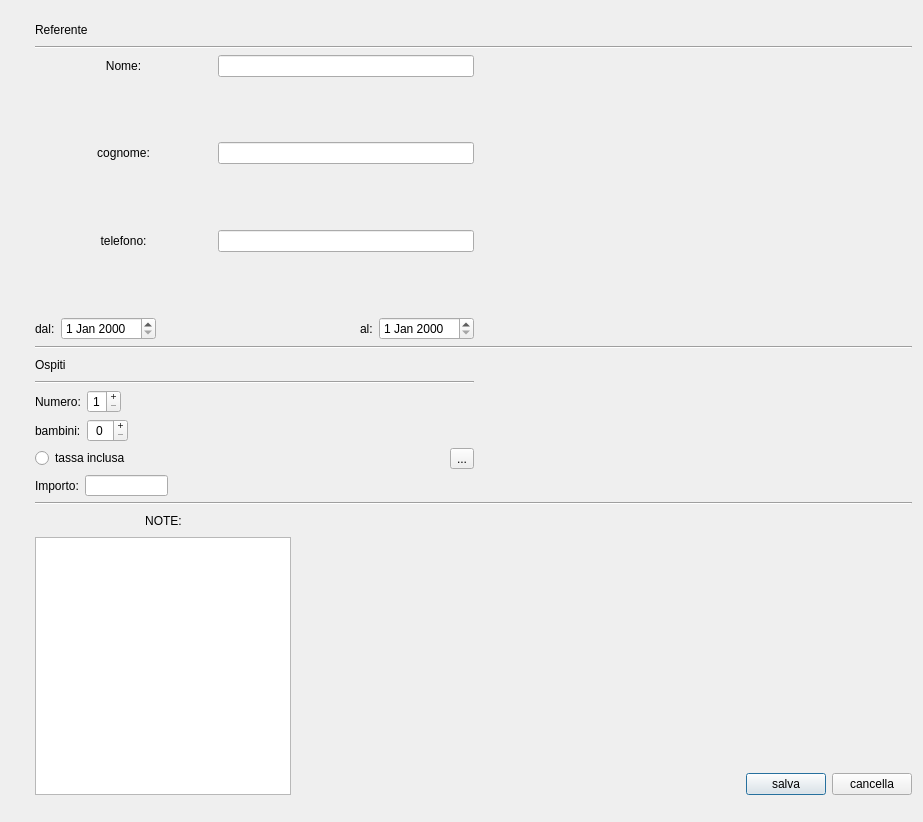
<?xml version="1.0" encoding="UTF-8"?>
<ui version="4.0">
 <class>Dialog</class>
 <widget class="QDialog" name="Dialog">
  <property name="geometry">
   <rect>
    <x>0</x>
    <y>0</y>
    <width>923</width>
    <height>822</height>
   </rect>
  </property>
  <property name="windowTitle">
   <string>Dialog</string>
  </property>
  <layout class="QGridLayout" name="gridLayout">
   <property name="leftMargin">
    <number>35</number>
   </property>
   <property name="topMargin">
    <number>20</number>
   </property>
   <property name="bottomMargin">
    <number>27</number>
   </property>
   <item row="0" column="0">
    <layout class="QVBoxLayout" name="verticalLayout_2">
     <item>
      <layout class="QHBoxLayout" name="horizontalLayout_5">
       <item>
        <widget class="QLabel" name="label_6">
         <property name="text">
          <string>Referente</string>
         </property>
        </widget>
       </item>
       <item>
        <spacer name="horizontalSpacer_2">
         <property name="orientation">
          <enum>Qt::Horizontal</enum>
         </property>
         <property name="sizeHint" stdset="0">
          <size>
           <width>40</width>
           <height>20</height>
          </size>
         </property>
        </spacer>
       </item>
      </layout>
     </item>
     <item>
      <widget class="Line" name="line">
       <property name="orientation">
        <enum>Qt::Horizontal</enum>
       </property>
      </widget>
     </item>
    </layout>
   </item>
   <item row="1" column="0">
    <layout class="QHBoxLayout" name="horizontalLayout_20">
     <item>
      <layout class="QVBoxLayout" name="verticalLayout">
       <item>
        <layout class="QHBoxLayout" name="horizontalLayout_2">
         <item>
          <widget class="QLabel" name="label">
           <property name="text">
            <string>Nome:</string>
           </property>
           <property name="alignment">
            <set>Qt::AlignCenter</set>
           </property>
           <property name="buddy">
            <cstring>lineEdit_4</cstring>
           </property>
          </widget>
         </item>
         <item>
          <widget class="QLineEdit" name="lineEdit_4">
           <property name="minimumSize">
            <size>
             <width>256</width>
             <height>21</height>
            </size>
           </property>
           <property name="maximumSize">
            <size>
             <width>21</width>
             <height>256</height>
            </size>
           </property>
          </widget>
         </item>
        </layout>
       </item>
       <item>
        <spacer name="verticalSpacer">
         <property name="orientation">
          <enum>Qt::Vertical</enum>
         </property>
         <property name="sizeHint" stdset="0">
          <size>
           <width>20</width>
           <height>40</height>
          </size>
         </property>
        </spacer>
       </item>
       <item>
        <layout class="QHBoxLayout" name="horizontalLayout_3">
         <item>
          <widget class="QLabel" name="label_2">
           <property name="text">
            <string>cognome:</string>
           </property>
           <property name="alignment">
            <set>Qt::AlignCenter</set>
           </property>
           <property name="buddy">
            <cstring>lineEdit_2</cstring>
           </property>
          </widget>
         </item>
         <item>
          <widget class="QLineEdit" name="lineEdit_2">
           <property name="minimumSize">
            <size>
             <width>256</width>
             <height>21</height>
            </size>
           </property>
           <property name="maximumSize">
            <size>
             <width>21</width>
             <height>256</height>
            </size>
           </property>
          </widget>
         </item>
        </layout>
       </item>
       <item>
        <spacer name="verticalSpacer_2">
         <property name="orientation">
          <enum>Qt::Vertical</enum>
         </property>
         <property name="sizeHint" stdset="0">
          <size>
           <width>20</width>
           <height>40</height>
          </size>
         </property>
        </spacer>
       </item>
       <item>
        <layout class="QHBoxLayout" name="horizontalLayout_4">
         <item>
          <widget class="QLabel" name="label_3">
           <property name="text">
            <string>telefono:</string>
           </property>
           <property name="alignment">
            <set>Qt::AlignCenter</set>
           </property>
           <property name="buddy">
            <cstring>lineEdit_3</cstring>
           </property>
          </widget>
         </item>
         <item>
          <widget class="QLineEdit" name="lineEdit_3">
           <property name="minimumSize">
            <size>
             <width>256</width>
             <height>21</height>
            </size>
           </property>
           <property name="maximumSize">
            <size>
             <width>21</width>
             <height>256</height>
            </size>
           </property>
          </widget>
         </item>
        </layout>
       </item>
       <item>
        <spacer name="verticalSpacer_3">
         <property name="orientation">
          <enum>Qt::Vertical</enum>
         </property>
         <property name="sizeHint" stdset="0">
          <size>
           <width>20</width>
           <height>40</height>
          </size>
         </property>
        </spacer>
       </item>
       <item>
        <layout class="QHBoxLayout" name="horizontalLayout">
         <item>
          <widget class="QLabel" name="label_4">
           <property name="text">
            <string>dal:</string>
           </property>
           <property name="buddy">
            <cstring>dateEdit</cstring>
           </property>
          </widget>
         </item>
         <item>
          <widget class="QDateEdit" name="dateEdit"/>
         </item>
         <item>
          <spacer name="horizontalSpacer">
           <property name="orientation">
            <enum>Qt::Horizontal</enum>
           </property>
           <property name="sizeHint" stdset="0">
            <size>
             <width>40</width>
             <height>20</height>
            </size>
           </property>
          </spacer>
         </item>
         <item>
          <widget class="QLabel" name="label_5">
           <property name="text">
            <string>al:</string>
           </property>
           <property name="buddy">
            <cstring>dateEdit_2</cstring>
           </property>
          </widget>
         </item>
         <item>
          <widget class="QDateEdit" name="dateEdit_2"/>
         </item>
        </layout>
       </item>
      </layout>
     </item>
     <item>
      <spacer name="horizontalSpacer_14">
       <property name="orientation">
        <enum>Qt::Horizontal</enum>
       </property>
       <property name="sizeHint" stdset="0">
        <size>
         <width>40</width>
         <height>20</height>
        </size>
       </property>
      </spacer>
     </item>
    </layout>
   </item>
   <item row="2" column="0">
    <widget class="Line" name="line_3">
     <property name="minimumSize">
      <size>
       <width>641</width>
       <height>0</height>
      </size>
     </property>
     <property name="orientation">
      <enum>Qt::Horizontal</enum>
     </property>
    </widget>
   </item>
   <item row="3" column="0">
    <layout class="QVBoxLayout" name="verticalLayout_6">
     <item>
      <layout class="QHBoxLayout" name="horizontalLayout_13">
       <item>
        <layout class="QVBoxLayout" name="verticalLayout_3">
         <item>
          <layout class="QHBoxLayout" name="horizontalLayout_6">
           <item>
            <widget class="QLabel" name="label_7">
             <property name="text">
              <string>Ospiti</string>
             </property>
            </widget>
           </item>
           <item>
            <spacer name="horizontalSpacer_3">
             <property name="orientation">
              <enum>Qt::Horizontal</enum>
             </property>
             <property name="sizeHint" stdset="0">
              <size>
               <width>40</width>
               <height>20</height>
              </size>
             </property>
            </spacer>
           </item>
          </layout>
         </item>
         <item>
          <widget class="Line" name="line_2">
           <property name="orientation">
            <enum>Qt::Horizontal</enum>
           </property>
          </widget>
         </item>
        </layout>
       </item>
       <item>
        <spacer name="horizontalSpacer_7">
         <property name="orientation">
          <enum>Qt::Horizontal</enum>
         </property>
         <property name="sizeHint" stdset="0">
          <size>
           <width>40</width>
           <height>20</height>
          </size>
         </property>
        </spacer>
       </item>
      </layout>
     </item>
     <item>
      <layout class="QHBoxLayout" name="horizontalLayout_14">
       <item>
        <layout class="QHBoxLayout" name="horizontalLayout_7">
         <item>
          <widget class="QLabel" name="label_8">
           <property name="text">
            <string>Numero:</string>
           </property>
           <property name="buddy">
            <cstring>spinBox</cstring>
           </property>
          </widget>
         </item>
         <item>
          <widget class="QSpinBox" name="spinBox">
           <property name="alignment">
            <set>Qt::AlignCenter</set>
           </property>
           <property name="buttonSymbols">
            <enum>QAbstractSpinBox::PlusMinus</enum>
           </property>
           <property name="minimum">
            <number>1</number>
           </property>
           <property name="maximum">
            <number>5</number>
           </property>
          </widget>
         </item>
        </layout>
       </item>
       <item>
        <spacer name="horizontalSpacer_8">
         <property name="orientation">
          <enum>Qt::Horizontal</enum>
         </property>
         <property name="sizeHint" stdset="0">
          <size>
           <width>40</width>
           <height>20</height>
          </size>
         </property>
        </spacer>
       </item>
      </layout>
     </item>
     <item>
      <layout class="QHBoxLayout" name="horizontalLayout_15">
       <item>
        <layout class="QHBoxLayout" name="horizontalLayout_8">
         <item>
          <widget class="QLabel" name="label_9">
           <property name="text">
            <string>bambini:</string>
           </property>
           <property name="buddy">
            <cstring>spinBox_2</cstring>
           </property>
          </widget>
         </item>
         <item>
          <widget class="QSpinBox" name="spinBox_2">
           <property name="alignment">
            <set>Qt::AlignCenter</set>
           </property>
           <property name="buttonSymbols">
            <enum>QAbstractSpinBox::PlusMinus</enum>
           </property>
          </widget>
         </item>
        </layout>
       </item>
       <item>
        <spacer name="horizontalSpacer_9">
         <property name="orientation">
          <enum>Qt::Horizontal</enum>
         </property>
         <property name="sizeHint" stdset="0">
          <size>
           <width>40</width>
           <height>20</height>
          </size>
         </property>
        </spacer>
       </item>
      </layout>
     </item>
     <item>
      <layout class="QHBoxLayout" name="horizontalLayout_16">
       <item>
        <layout class="QHBoxLayout" name="horizontalLayout_10">
         <item>
          <widget class="QRadioButton" name="radioButton">
           <property name="text">
            <string>tassa inclusa</string>
           </property>
          </widget>
         </item>
         <item>
          <spacer name="horizontalSpacer_4">
           <property name="orientation">
            <enum>Qt::Horizontal</enum>
           </property>
           <property name="sizeHint" stdset="0">
            <size>
             <width>40</width>
             <height>20</height>
            </size>
           </property>
          </spacer>
         </item>
         <item>
          <widget class="QToolButton" name="bot_set_import">
           <property name="text">
            <string>...</string>
           </property>
          </widget>
         </item>
        </layout>
       </item>
       <item>
        <spacer name="horizontalSpacer_10">
         <property name="orientation">
          <enum>Qt::Horizontal</enum>
         </property>
         <property name="sizeHint" stdset="0">
          <size>
           <width>40</width>
           <height>20</height>
          </size>
         </property>
        </spacer>
       </item>
      </layout>
     </item>
     <item>
      <layout class="QHBoxLayout" name="horizontalLayout_17">
       <item>
        <layout class="QHBoxLayout" name="horizontalLayout_9">
         <item>
          <widget class="QLabel" name="label_10">
           <property name="text">
            <string>Importo:</string>
           </property>
           <property name="buddy">
            <cstring>lineEdit_6</cstring>
           </property>
          </widget>
         </item>
         <item>
          <widget class="QLineEdit" name="lineEdit_6">
           <property name="sizePolicy">
            <sizepolicy hsizetype="Fixed" vsizetype="Fixed">
             <horstretch>0</horstretch>
             <verstretch>0</verstretch>
            </sizepolicy>
           </property>
           <property name="minimumSize">
            <size>
             <width>83</width>
             <height>21</height>
            </size>
           </property>
           <property name="maximumSize">
            <size>
             <width>83</width>
             <height>21</height>
            </size>
           </property>
          </widget>
         </item>
        </layout>
       </item>
       <item>
        <spacer name="horizontalSpacer_11">
         <property name="orientation">
          <enum>Qt::Horizontal</enum>
         </property>
         <property name="sizeHint" stdset="0">
          <size>
           <width>40</width>
           <height>20</height>
          </size>
         </property>
        </spacer>
       </item>
      </layout>
     </item>
    </layout>
   </item>
   <item row="4" column="0">
    <widget class="Line" name="line_4">
     <property name="minimumSize">
      <size>
       <width>641</width>
       <height>0</height>
      </size>
     </property>
     <property name="orientation">
      <enum>Qt::Horizontal</enum>
     </property>
    </widget>
   </item>
   <item row="5" column="0">
    <layout class="QHBoxLayout" name="horizontalLayout_19">
     <item>
      <layout class="QHBoxLayout" name="horizontalLayout_18">
       <item>
        <layout class="QVBoxLayout" name="verticalLayout_4">
         <item>
          <layout class="QHBoxLayout" name="horizontalLayout_11">
           <item>
            <spacer name="horizontalSpacer_5">
             <property name="orientation">
              <enum>Qt::Horizontal</enum>
             </property>
             <property name="sizeHint" stdset="0">
              <size>
               <width>40</width>
               <height>20</height>
              </size>
             </property>
            </spacer>
           </item>
           <item>
            <widget class="QLabel" name="label_11">
             <property name="text">
              <string>NOTE:</string>
             </property>
             <property name="alignment">
              <set>Qt::AlignCenter</set>
             </property>
             <property name="buddy">
              <cstring>textBrowser</cstring>
             </property>
            </widget>
           </item>
           <item>
            <spacer name="horizontalSpacer_6">
             <property name="orientation">
              <enum>Qt::Horizontal</enum>
             </property>
             <property name="sizeHint" stdset="0">
              <size>
               <width>40</width>
               <height>20</height>
              </size>
             </property>
            </spacer>
           </item>
          </layout>
         </item>
         <item>
          <widget class="QTextBrowser" name="textBrowser"/>
         </item>
        </layout>
       </item>
       <item>
        <spacer name="horizontalSpacer_12">
         <property name="orientation">
          <enum>Qt::Horizontal</enum>
         </property>
         <property name="sizeHint" stdset="0">
          <size>
           <width>40</width>
           <height>20</height>
          </size>
         </property>
        </spacer>
       </item>
      </layout>
     </item>
     <item>
      <spacer name="horizontalSpacer_13">
       <property name="orientation">
        <enum>Qt::Horizontal</enum>
       </property>
       <property name="sizeHint" stdset="0">
        <size>
         <width>40</width>
         <height>20</height>
        </size>
       </property>
      </spacer>
     </item>
     <item>
      <layout class="QVBoxLayout" name="verticalLayout_5">
       <item>
        <spacer name="verticalSpacer_4">
         <property name="orientation">
          <enum>Qt::Vertical</enum>
         </property>
         <property name="sizeHint" stdset="0">
          <size>
           <width>20</width>
           <height>40</height>
          </size>
         </property>
        </spacer>
       </item>
       <item>
        <layout class="QHBoxLayout" name="horizontalLayout_12">
         <item>
          <widget class="QPushButton" name="pushButton">
           <property name="text">
            <string>salva</string>
           </property>
          </widget>
         </item>
         <item>
          <widget class="QPushButton" name="pushButton_2">
           <property name="text">
            <string>cancella</string>
           </property>
          </widget>
         </item>
        </layout>
       </item>
      </layout>
     </item>
    </layout>
   </item>
  </layout>
 </widget>
 <resources/>
 <connections/>
</ui>
